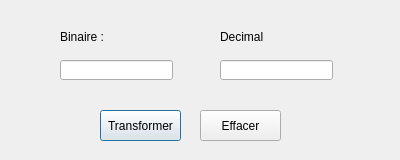
<?xml version="1.0" encoding="UTF-8"?>
<ui version="4.0">
 <class>dialog</class>
 <widget class="QDialog" name="dialog">
  <property name="geometry">
   <rect>
    <x>0</x>
    <y>0</y>
    <width>400</width>
    <height>160</height>
   </rect>
  </property>
  <property name="windowTitle">
   <string>Le beau programme à gabin</string>
  </property>
  <property name="windowOpacity">
   <double>0.988888000000000</double>
  </property>
  <widget class="QPushButton" name="btn_start">
   <property name="geometry">
    <rect>
     <x>100</x>
     <y>110</y>
     <width>81</width>
     <height>31</height>
    </rect>
   </property>
   <property name="text">
    <string>Transformer</string>
   </property>
  </widget>
  <widget class="QLabel" name="label_3">
   <property name="geometry">
    <rect>
     <x>60</x>
     <y>30</y>
     <width>47</width>
     <height>13</height>
    </rect>
   </property>
   <property name="text">
    <string>Binaire :</string>
   </property>
  </widget>
  <widget class="QLabel" name="label_4">
   <property name="geometry">
    <rect>
     <x>220</x>
     <y>30</y>
     <width>47</width>
     <height>13</height>
    </rect>
   </property>
   <property name="text">
    <string>Decimal :</string>
   </property>
  </widget>
  <widget class="QLabel" name="label">
   <property name="geometry">
    <rect>
     <x>60</x>
     <y>90</y>
     <width>291</width>
     <height>16</height>
    </rect>
   </property>
   <property name="text">
    <string/>
   </property>
  </widget>
  <widget class="QPushButton" name="btn_clear">
   <property name="geometry">
    <rect>
     <x>200</x>
     <y>110</y>
     <width>81</width>
     <height>31</height>
    </rect>
   </property>
   <property name="text">
    <string>Effacer</string>
   </property>
  </widget>
  <widget class="QLineEdit" name="binText">
   <property name="geometry">
    <rect>
     <x>60</x>
     <y>60</y>
     <width>113</width>
     <height>20</height>
    </rect>
   </property>
  </widget>
  <widget class="QLineEdit" name="decText">
   <property name="geometry">
    <rect>
     <x>220</x>
     <y>60</y>
     <width>113</width>
     <height>20</height>
    </rect>
   </property>
  </widget>
 </widget>
 <resources/>
 <connections/>
</ui>
